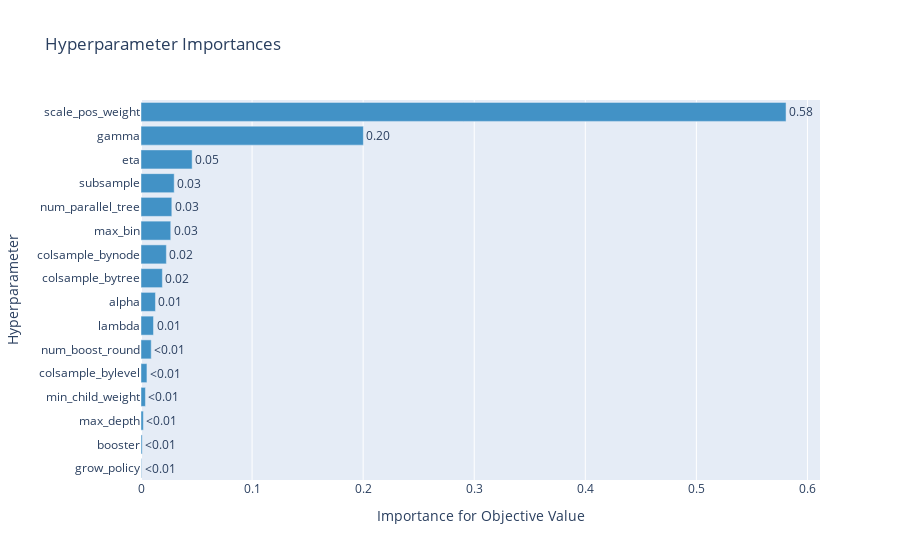

Here is the notebook cell this chart was saved with:
### Code cell
optuna.visualization.plot_param_importances(study_max)

### Figure 1 — Plotly figure (JSON) as saved in the notebook; plotly's stock layout.template omitted (floating-point values rounded to 4 significant figures)
{"data": [{"cliponaxis": false, "hovertemplate": ["grow_policy (CategoricalDistribution): 0.000495632651169582<extra></extra>", "booster (CategoricalDistribution): 0.0010703583546552227<extra></extra>", "max_depth (IntDistribution): 0.0021178589852712975<extra></extra>", "min_child_weight (IntDistribution): 0.003996788595123326<extra></extra>", "colsample_bylevel (FloatDistribution): 0.005352133124299186<extra></extra>", "num_boost_round (IntDistribution): 0.009213035628218999<extra></extra>", "lambda (FloatDistribution): 0.011253676146666291<extra></extra>", "alpha (FloatDistribution): 0.013019952077878824<extra></extra>", "colsample_bytree (FloatDistribution): 0.019237572154156068<extra></extra>", "colsample_bynode (FloatDistribution): 0.022842306978944984<extra></extra>", "max_bin (IntDistribution): 0.026788134543723682<extra></extra>", "num_parallel_tree (IntDistribution): 0.027742945235410026<extra></extra>", "subsample (FloatDistribution): 0.029878983671958275<extra></extra>", "eta (FloatDistribution): 0.046045585990935424<extra></extra>", "gamma (FloatDistribution): 0.2002080646616726<extra></extra>", "scale_pos_weight (FloatDistribution): 0.5807369711999163<extra></extra>"], "marker": {"color": "rgb(66,146,198)"}, "orientation": "h", "text": ["<0.01", "<0.01", "<0.01", "<0.01", "<0.01", "<0.01", "0.01", "0.01", "0.02", "0.02", "0.03", "0.03", "0.03", "0.05", "0.20", "0.58"], "textposition": "outside", "type": "bar", "x": [0.0004956, 0.00107, 0.002118, 0.003997, 0.005352, 0.009213, 0.01125, 0.01302, 0.01924, 0.02284, 0.02679, 0.02774, 0.02988, 0.04605, 0.2002, 0.5807], "y": ["grow_policy", "booster", "max_depth", "min_child_weight", "colsample_bylevel", "num_boost_round", "lambda", "alpha", "colsample_bytree", "colsample_bynode", "max_bin", "num_parallel_tree", "subsample", "eta", "gamma", "scale_pos_weight"]}], "layout": {"showlegend": false, "title": {"text": "Hyperparameter Importances"}, "xaxis": {"title": {"text": "Importance for Objective Value"}}, "yaxis": {"title": {"text": "Hyperparameter"}}}}
